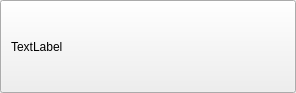
<?xml version="1.0" encoding="UTF-8"?>
<ui version="4.0">
 <class>ConnectionListWidgetButton</class>
 <widget class="QPushButton" name="ConnectionListWidgetButton">
  <property name="geometry">
   <rect>
    <x>0</x>
    <y>0</y>
    <width>296</width>
    <height>93</height>
   </rect>
  </property>
  <property name="windowTitle">
   <string>Form</string>
  </property>
  <layout class="QHBoxLayout" name="horizontalLayout">
   <item>
    <widget class="QLabel" name="m_display_name_lbl">
     <property name="sizePolicy">
      <sizepolicy hsizetype="Expanding" vsizetype="Preferred">
       <horstretch>0</horstretch>
       <verstretch>0</verstretch>
      </sizepolicy>
     </property>
     <property name="text">
      <string>TextLabel</string>
     </property>
    </widget>
   </item>
  </layout>
 </widget>
 <resources/>
 <connections/>
</ui>
